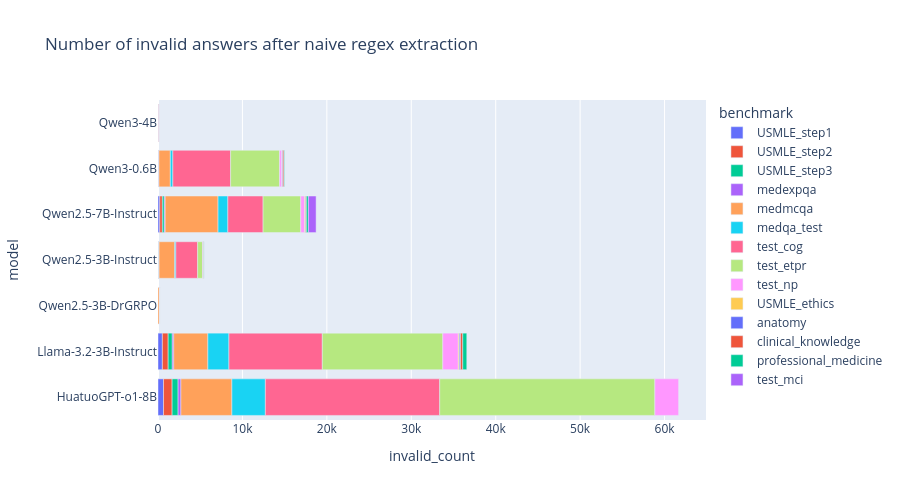

The cell this chart's notebook holds for it:
### Code cell
px.bar(
    invalid_counts,
    x='invalid_count',
    y='model',
    color='benchmark',
    height=500,
    title='Number of invalid answers after naive regex extraction'
)

### Figure 1 — Plotly figure (JSON) as saved in the notebook; plotly's stock layout.template omitted (floating-point values rounded to 4 significant figures)
{"data": [{"hovertemplate": "benchmark=USMLE_step1<br>invalid_count=%{x}<br>model=%{y}<extra></extra>", "legendgroup": "USMLE_step1", "marker": {"color": "#636efa", "pattern": {"shape": ""}}, "name": "USMLE_step1", "orientation": "h", "showlegend": true, "textposition": "auto", "type": "bar", "x": [654, 518, 1, 62, 212, 26, 3], "xaxis": "x", "y": ["HuatuoGPT-o1-8B", "Llama-3.2-3B-Instruct", "Qwen2.5-3B-DrGRPO", "Qwen2.5-3B-Instruct", "Qwen2.5-7B-Instruct", "Qwen3-0.6B", "Qwen3-4B"], "yaxis": "y"}, {"hovertemplate": "benchmark=USMLE_step2<br>invalid_count=%{x}<br>model=%{y}<extra></extra>", "legendgroup": "USMLE_step2", "marker": {"color": "#EF553B", "pattern": {"shape": ""}}, "name": "USMLE_step2", "orientation": "h", "showlegend": true, "textposition": "auto", "type": "bar", "x": [1018, 686, 28, 303, 34], "xaxis": "x", "y": ["HuatuoGPT-o1-8B", "Llama-3.2-3B-Instruct", "Qwen2.5-3B-Instruct", "Qwen2.5-7B-Instruct", "Qwen3-0.6B"], "yaxis": "y"}, {"hovertemplate": "benchmark=USMLE_step3<br>invalid_count=%{x}<br>model=%{y}<extra></extra>", "legendgroup": "USMLE_step3", "marker": {"color": "#00cc96", "pattern": {"shape": ""}}, "name": "USMLE_step3", "orientation": "h", "showlegend": true, "textposition": "auto", "type": "bar", "x": [706, 487, 23, 230, 21], "xaxis": "x", "y": ["HuatuoGPT-o1-8B", "Llama-3.2-3B-Instruct", "Qwen2.5-3B-Instruct", "Qwen2.5-7B-Instruct", "Qwen3-0.6B"], "yaxis": "y"}, {"hovertemplate": "benchmark=medexpqa<br>invalid_count=%{x}<br>model=%{y}<extra></extra>", "legendgroup": "medexpqa", "marker": {"color": "#ab63fa", "pattern": {"shape": ""}}, "name": "medexpqa", "orientation": "h", "showlegend": true, "textposition": "auto", "type": "bar", "x": [337, 175, 1, 16, 106, 32, 1], "xaxis": "x", "y": ["HuatuoGPT-o1-8B", "Llama-3.2-3B-Instruct", "Qwen2.5-3B-DrGRPO", "Qwen2.5-3B-Instruct", "Qwen2.5-7B-Instruct", "Qwen3-0.6B", "Qwen3-4B"], "yaxis": "y"}, {"hovertemplate": "benchmark=medmcqa<br>invalid_count=%{x}<br>model=%{y}<extra></extra>", "legendgroup": "medmcqa", "marker": {"color": "#FFA15A", "pattern": {"shape": ""}}, "name": "medmcqa", "orientation": "h", "showlegend": true, "textposition": "auto", "type": "bar", "x": [6039, 4041, 209, 1854, 6261, 1348, 50], "xaxis": "x", "y": ["HuatuoGPT-o1-8B", "Llama-3.2-3B-Instruct", "Qwen2.5-3B-DrGRPO", "Qwen2.5-3B-Instruct", "Qwen2.5-7B-Instruct", "Qwen3-0.6B", "Qwen3-4B"], "yaxis": "y"}, {"hovertemplate": "benchmark=medqa_test<br>invalid_count=%{x}<br>model=%{y}<extra></extra>", "legendgroup": "medqa_test", "marker": {"color": "#19d3f3", "pattern": {"shape": ""}}, "name": "medqa_test", "orientation": "h", "showlegend": true, "textposition": "auto", "type": "bar", "x": [3962, 2495, 3, 133, 1163, 298, 6], "xaxis": "x", "y": ["HuatuoGPT-o1-8B", "Llama-3.2-3B-Instruct", "Qwen2.5-3B-DrGRPO", "Qwen2.5-3B-Instruct", "Qwen2.5-7B-Instruct", "Qwen3-0.6B", "Qwen3-4B"], "yaxis": "y"}, {"hovertemplate": "benchmark=test_cog<br>invalid_count=%{x}<br>model=%{y}<extra></extra>", "legendgroup": "test_cog", "marker": {"color": "#FF6692", "pattern": {"shape": ""}}, "name": "test_cog", "orientation": "h", "showlegend": true, "textposition": "auto", "type": "bar", "x": [20654, 11061, 17, 2583, 4171, 6844, 66], "xaxis": "x", "y": ["HuatuoGPT-o1-8B", "Llama-3.2-3B-Instruct", "Qwen2.5-3B-DrGRPO", "Qwen2.5-3B-Instruct", "Qwen2.5-7B-Instruct", "Qwen3-0.6B", "Qwen3-4B"], "yaxis": "y"}, {"hovertemplate": "benchmark=test_etpr<br>invalid_count=%{x}<br>model=%{y}<extra></extra>", "legendgroup": "test_etpr", "marker": {"color": "#B6E880", "pattern": {"shape": ""}}, "name": "test_etpr", "orientation": "h", "showlegend": true, "textposition": "auto", "type": "bar", "x": [25480, 14270, 11, 590, 4464, 5805], "xaxis": "x", "y": ["HuatuoGPT-o1-8B", "Llama-3.2-3B-Instruct", "Qwen2.5-3B-DrGRPO", "Qwen2.5-3B-Instruct", "Qwen2.5-7B-Instruct", "Qwen3-0.6B"], "yaxis": "y"}, {"hovertemplate": "benchmark=test_np<br>invalid_count=%{x}<br>model=%{y}<extra></extra>", "legendgroup": "test_np", "marker": {"color": "#FF97FF", "pattern": {"shape": ""}}, "name": "test_np", "orientation": "h", "showlegend": true, "textposition": "auto", "type": "bar", "x": [2813, 1841, 3, 92, 465, 280], "xaxis": "x", "y": ["HuatuoGPT-o1-8B", "Llama-3.2-3B-Instruct", "Qwen2.5-3B-DrGRPO", "Qwen2.5-3B-Instruct", "Qwen2.5-7B-Instruct", "Qwen3-0.6B"], "yaxis": "y"}, {"hovertemplate": "benchmark=USMLE_ethics<br>invalid_count=%{x}<br>model=%{y}<extra></extra>", "legendgroup": "USMLE_ethics", "marker": {"color": "#FECB52", "pattern": {"shape": ""}}, "name": "USMLE_ethics", "orientation": "h", "showlegend": true, "textposition": "auto", "type": "bar", "x": [123, 4, 60, 14], "xaxis": "x", "y": ["Llama-3.2-3B-Instruct", "Qwen2.5-3B-Instruct", "Qwen2.5-7B-Instruct", "Qwen3-0.6B"], "yaxis": "y"}, {"hovertemplate": "benchmark=anatomy<br>invalid_count=%{x}<br>model=%{y}<extra></extra>", "legendgroup": "anatomy", "marker": {"color": "#636efa", "pattern": {"shape": ""}}, "name": "anatomy", "orientation": "h", "showlegend": true, "textposition": "auto", "type": "bar", "x": [138, 4, 40, 78], "xaxis": "x", "y": ["Llama-3.2-3B-Instruct", "Qwen2.5-3B-Instruct", "Qwen2.5-7B-Instruct", "Qwen3-0.6B"], "yaxis": "y"}, {"hovertemplate": "benchmark=clinical_knowledge<br>invalid_count=%{x}<br>model=%{y}<extra></extra>", "legendgroup": "clinical_knowledge", "marker": {"color": "#EF553B", "pattern": {"shape": ""}}, "name": "clinical_knowledge", "orientation": "h", "showlegend": true, "textposition": "auto", "type": "bar", "x": [263, 44, 99, 137, 2], "xaxis": "x", "y": ["Llama-3.2-3B-Instruct", "Qwen2.5-3B-Instruct", "Qwen2.5-7B-Instruct", "Qwen3-0.6B", "Qwen3-4B"], "yaxis": "y"}, {"hovertemplate": "benchmark=professional_medicine<br>invalid_count=%{x}<br>model=%{y}<extra></extra>", "legendgroup": "professional_medicine", "marker": {"color": "#00cc96", "pattern": {"shape": ""}}, "name": "professional_medicine", "orientation": "h", "showlegend": true, "textposition": "auto", "type": "bar", "x": [477, 23, 237, 64], "xaxis": "x", "y": ["Llama-3.2-3B-Instruct", "Qwen2.5-3B-Instruct", "Qwen2.5-7B-Instruct", "Qwen3-0.6B"], "yaxis": "y"}, {"hovertemplate": "benchmark=test_mci<br>invalid_count=%{x}<br>model=%{y}<extra></extra>", "legendgroup": "test_mci", "marker": {"color": "#ab63fa", "pattern": {"shape": ""}}, "name": "test_mci", "orientation": "h", "showlegend": true, "textposition": "auto", "type": "bar", "x": [916], "xaxis": "x", "y": ["Qwen2.5-7B-Instruct"], "yaxis": "y"}], "layout": {"barmode": "relative", "height": 500, "legend": {"title": {"text": "benchmark"}, "tracegroupgap": 0}, "title": {"text": "Number of invalid answers after naive regex extraction"}, "xaxis": {"anchor": "y", "domain": [0, 1], "title": {"text": "invalid_count"}}, "yaxis": {"anchor": "x", "domain": [0, 1], "title": {"text": "model"}}}}
